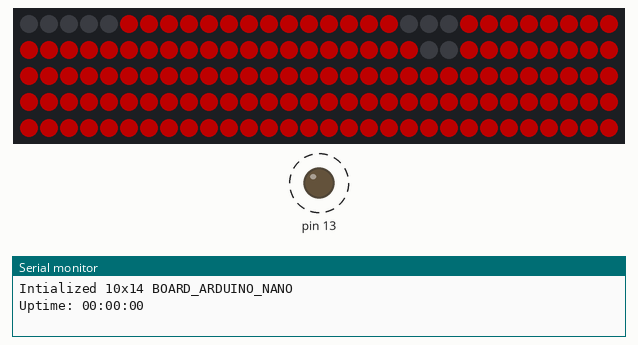
Recording of a program running on a simulated Arduino Nano, built with avr-gcc and run on an emulated ATmega328P. Parts: 150 RGB LEDs in strip order, left to right, continuing on the next row, output pins drawn as LEDs (lit = HIGH), the last lines printed to the serial monitor. Dashed ring = blinking. Dim RGB values are drawn brighter than linear; random numbers use the default seed unless the program sets one.

Above: at 0.96 s.
At 9.5 s:
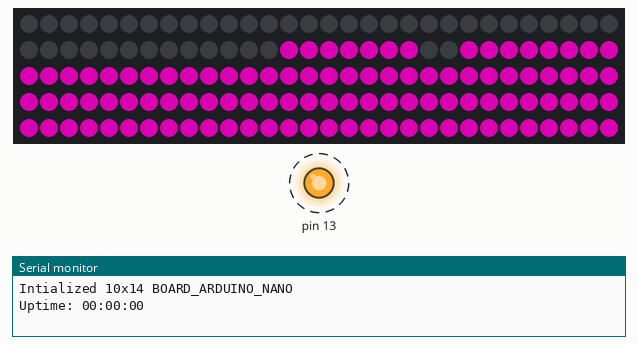
At 18.5 s:
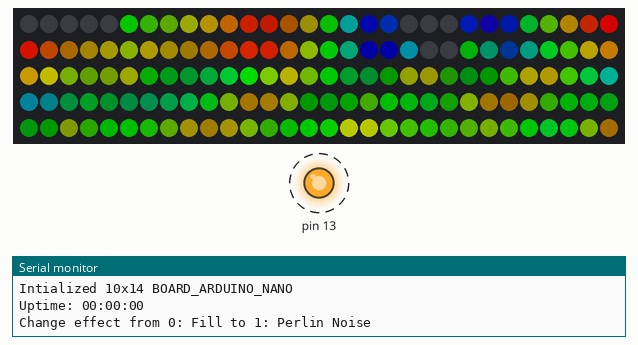
At 39.69 s:
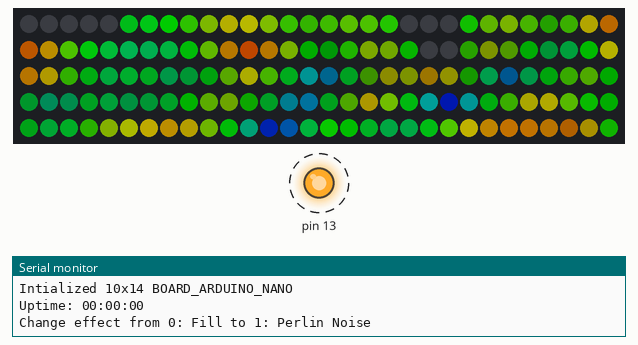
Timing chart, 0 to 40.0 s (numbered marks = the images above):
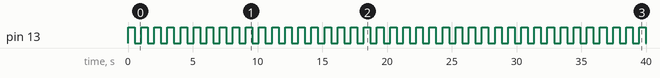

The program:

main.cpp
```cpp
#include <Arduino.h>
#include "lights.h"
#include "uptime.h"
#include "LED.h"

#define FRAME_PER_SECOND 50
#define DELAY 1000 / FRAME_PER_SECOND
#define WIFI_CHECK_PERIOD 5000
#define NUM_LEDS 50 * 3

#ifndef DEBUG
#define WIDTH 10
#define HEIGHT 14
#else
#define WIDTH 7
#define HEIGHT 4
#endif
Nezumikun::WindowLed::SkipInfo _skip[3] = {{ 0, 5 } , { 5 + 14, 3 }, { 5 + 14 + 3 + 14 * 2, 2 }};

CRGB leds[NUM_LEDS];
Nezumikun::WindowLed::Lights lights(&leds[0], NUM_LEDS, WIDTH, HEIGHT, FRAME_PER_SECOND);
Nezumikun::Uptime uptime;

#ifdef BOARD_ESP01
Nezumikun::LED led_wifi(2);
#elif BOARD_ESP12F
Nezumikun::LED led_wifi(2);
#else
Nezumikun::LED led_wifi(13);
#endif

unsigned long prevLeds = 0;
unsigned char prevMinutes = -1;

void setup() {
  prevLeds = 500;
  Serial.begin(115200);
  led_wifi.blink(500);
  delay(500);
  Serial.print("Intialized ");
  Serial.print(WIDTH);
  Serial.print("x");
  Serial.print(HEIGHT);
#ifdef BOARD_ARDUINO_NANO
  Serial.print(" BOARD_ARDUINO_NANO");
#endif
#ifdef DEBUG
  Serial.print(" DEBUG");
#endif
  Serial.println();
#ifdef BOARD_ARDUINO_NANO
  FastLED.addLeds<WS2812B, 2, GRB>(leds, NUM_LEDS);
#elif BOARD_ESP01
  FastLED.addLeds<WS2812B, 0, GRB>(leds, NUM_LEDS);
#elif BOARD_ESP12F
  FastLED.addLeds<WS2812B, 4, GRB>(leds, NUM_LEDS);
#else
  FastLED.addLeds<WS2812B, D0, GRB>(leds, NUM_LEDS);
#endif
  //Nezumikun::WindowLed::Settings::debugLevel = Nezumikun::WindowLed::DebugLevel::Debug;
#ifndef DEBUG
  lights.setSkipInfo(_skip, 3);
#else
  lights.setStartAt(Nezumikun::WindowLed::Lights::StartAt::BottomLeft);
  lights.setLinesDirectoin(Nezumikun::WindowLed::Lights::LinesDirection::Horizontal);
  lights.setStartAt(Nezumikun::WindowLed::Lights::StartAt::BottomRight);
  lights.setLinesDirectoin(Nezumikun::WindowLed::Lights::LinesDirection::Vertical);
#endif
  uptime.reset();
}

void loop() {
  unsigned long now = millis();
  if (now - prevLeds >= DELAY) {
    prevLeds = prevLeds + DELAY;
    lights.loop();
  }
  uptime.loop();
#ifdef DEBUG
  //delay(50);
#endif
  if (prevMinutes != uptime.info.minutes) {
    Serial.print(F("Uptime: "));
    Serial.print(uptime.toString());
    Serial.println();
    prevMinutes = uptime.info.minutes;
  }
  led_wifi.touch();
}
```

Measured:
- by itself, pin 13: alternates HIGH for 0.51 s and LOW for 0.51 s
